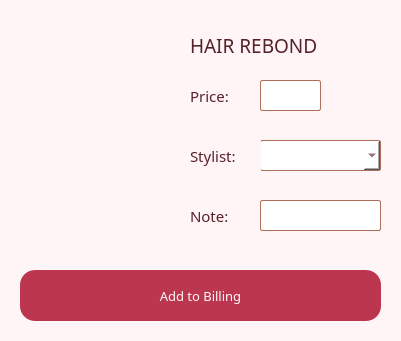
           <widget class="QWidget" name="tabs_rebond" native="true">
            <property name="geometry">
             <rect>
              <x>440</x>
              <y>20</y>
              <width>401</width>
              <height>341</height>
             </rect>
            </property>
            <property name="cursor">
             <cursorShape>ArrowCursor</cursorShape>
            </property>
            <property name="styleSheet">
             <string notr="true">border-radius: 20px;
background-color: #fff5f6</string>
            </property>
            <widget class="QLabel" name="logo_home_23">
             <property name="geometry">
              <rect>
               <x>20</x>
               <y>30</y>
               <width>151</width>
               <height>211</height>
              </rect>
             </property>
             <property name="styleSheet">
              <string notr="true"/>
             </property>
             <property name="text">
              <string/>
             </property>
             <property name="pixmap">
              <pixmap>pics/hair rebond.png</pixmap>
             </property>
             <property name="scaledContents">
              <bool>true</bool>
             </property>
            </widget>
            <widget class="QLabel" name="label_hairRebond">
             <property name="geometry">
              <rect>
               <x>190</x>
               <y>30</y>
               <width>151</width>
               <height>31</height>
              </rect>
             </property>
             <property name="font">
              <font>
               <family>Vogue</family>
               <pointsize>14</pointsize>
              </font>
             </property>
             <property name="styleSheet">
              <string notr="true">color:  rgb(85,34,41);</string>
             </property>
             <property name="text">
              <string>HAIR REBOND</string>
             </property>
             <property name="alignment">
              <set>Qt::AlignLeading|Qt::AlignLeft|Qt::AlignVCenter</set>
             </property>
            </widget>
            <widget class="QLabel" name="label_home_45">
             <property name="geometry">
              <rect>
               <x>190</x>
               <y>80</y>
               <width>51</width>
               <height>31</height>
              </rect>
             </property>
             <property name="font">
              <font>
               <family>Classy Vogue</family>
               <pointsize>11</pointsize>
              </font>
             </property>
             <property name="styleSheet">
              <string notr="true">color:  rgb(85,34,41);
border: 0px;</string>
             </property>
             <property name="text">
              <string>Price:</string>
             </property>
             <property name="alignment">
              <set>Qt::AlignLeading|Qt::AlignLeft|Qt::AlignVCenter</set>
             </property>
            </widget>
            <widget class="QPlainTextEdit" name="hairRebond_price">
             <property name="geometry">
              <rect>
               <x>260</x>
               <y>80</y>
               <width>61</width>
               <height>31</height>
              </rect>
             </property>
             <property name="font">
              <font>
               <family>Classy Vogue</family>
               <pointsize>10</pointsize>
              </font>
             </property>
             <property name="styleSheet">
              <string notr="true">background-color: white;
border-radius: 2px;
border: 1px solid #af6f5c;
color:  rgb(85,34,41);</string>
             </property>
             <property name="plainText">
              <string/>
             </property>
            </widget>
            <widget class="QComboBox" name="stylist_choice_hairRebond">
             <property name="geometry">
              <rect>
               <x>260</x>
               <y>140</y>
               <width>121</width>
               <height>31</height>
              </rect>
             </property>
             <property name="font">
              <font>
               <family>Classy Vogue</family>
               <pointsize>10</pointsize>
              </font>
             </property>
             <property name="cursor">
              <cursorShape>PointingHandCursor</cursorShape>
             </property>
             <property name="styleSheet">
              <string notr="true">background-color: white;
border-radius: 2px;
border: 1px solid #af6f5c;
color:  rgb(85,34,41);</string>
             </property>
             <property name="currentIndex">
              <number>-1</number>
             </property>
             <item>
              <property name="text">
               <string>Liza</string>
              </property>
             </item>
             <item>
              <property name="text">
               <string>Cecil</string>
              </property>
             </item>
             <item>
              <property name="text">
               <string>Beng</string>
              </property>
             </item>
             <item>
              <property name="text">
               <string>Mar</string>
              </property>
             </item>
            </widget>
            <widget class="QLabel" name="label_home_46">
             <property name="geometry">
              <rect>
               <x>190</x>
               <y>140</y>
               <width>71</width>
               <height>31</height>
              </rect>
             </property>
             <property name="font">
              <font>
               <family>Classy Vogue</family>
               <pointsize>11</pointsize>
              </font>
             </property>
             <property name="styleSheet">
              <string notr="true">color:  rgb(85,34,41);
border: 0px;</string>
             </property>
             <property name="text">
              <string>Stylist:</string>
             </property>
             <property name="alignment">
              <set>Qt::AlignLeading|Qt::AlignLeft|Qt::AlignVCenter</set>
             </property>
            </widget>
            <widget class="QLabel" name="label_home_47">
             <property name="geometry">
              <rect>
               <x>190</x>
               <y>200</y>
               <width>71</width>
               <height>31</height>
              </rect>
             </property>
             <property name="font">
              <font>
               <family>Classy Vogue</family>
               <pointsize>11</pointsize>
              </font>
             </property>
             <property name="styleSheet">
              <string notr="true">color:  rgb(85,34,41);
border: 0px;</string>
             </property>
             <property name="text">
              <string>Note:</string>
             </property>
             <property name="alignment">
              <set>Qt::AlignLeading|Qt::AlignLeft|Qt::AlignVCenter</set>
             </property>
            </widget>
            <widget class="QPlainTextEdit" name="hairRebond_note">
             <property name="geometry">
              <rect>
               <x>260</x>
               <y>200</y>
               <width>121</width>
               <height>31</height>
              </rect>
             </property>
             <property name="font">
              <font>
               <family>Classy Vogue</family>
               <pointsize>10</pointsize>
              </font>
             </property>
             <property name="cursor" stdset="0">
              <cursorShape>IBeamCursor</cursorShape>
             </property>
             <property name="styleSheet">
              <string notr="true">background-color: white;
border-radius: 2px;
border: 1px solid #af6f5c;
color:  rgb(85,34,41);</string>
             </property>
             <property name="plainText">
              <string/>
             </property>
            </widget>
            <widget class="QLabel" name="addOrder_hairRebond">
             <property name="geometry">
              <rect>
               <x>20</x>
               <y>270</y>
               <width>361</width>
               <height>51</height>
              </rect>
             </property>
             <property name="font">
              <font>
               <family>Classy Vogue</family>
               <pointsize>10</pointsize>
              </font>
             </property>
             <property name="styleSheet">
              <string notr="true">color: rgba(254,250,249,255);
background-color: rgb(188,54,79);
border-radius: 15px;</string>
             </property>
             <property name="text">
              <string>Add to Billing</string>
             </property>
             <property name="alignment">
              <set>Qt::AlignCenter</set>
             </property>
            </widget>
            <widget class="QPushButton" name="bttn_hairRebond">
             <property name="geometry">
              <rect>
               <x>20</x>
               <y>270</y>
               <width>361</width>
               <height>51</height>
              </rect>
             </property>
             <property name="cursor">
              <cursorShape>PointingHandCursor</cursorShape>
             </property>
             <property name="styleSheet">
              <string notr="true">background-color: rgba(0, 0, 0, 0);</string>
             </property>
             <property name="text">
              <string/>
             </property>
             <property name="autoDefault">
              <bool>false</bool>
             </property>
             <property name="flat">
              <bool>true</bool>
             </property>
            </widget>
           </widget>
